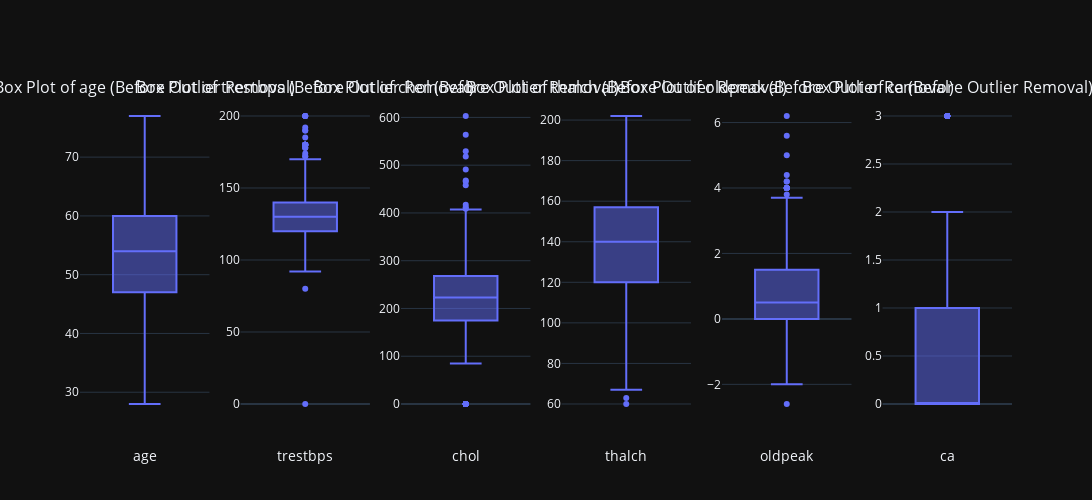

Notebook code for this chart:
### Code cell
# Handle outliers in numerical columns
import plotly.express as px

def handle_outliers(df, columns):
    fig = make_subplots(rows=1, cols=len(columns), subplot_titles=[f"Box Plot of {col} (Before Outlier Removal)" for col in columns])
    for i, col in enumerate(columns):
        fig.add_trace(px.box(df, y=col).data[0], row=1, col=i+1)
        fig.update_xaxes(title_text=col, row=1, col=i+1)
    fig.update_layout(template='plotly_dark', width=500*len(columns), height=500)
    fig.show()
    return df

df = handle_outliers(df, numerical_cols)

### Figure 1 — Plotly figure (JSON) as saved in the notebook; plotly's stock layout.template omitted (floating-point values rounded to 4 significant figures; data arrays with more than 128 entries replaced by an {"elided": "..."} marker saying what was removed)
{"data": [{"alignmentgroup": "True", "hovertemplate": "age=%{y}<extra></extra>", "legendgroup": "", "marker": {"color": "#636efa"}, "name": "", "notched": false, "offsetgroup": "", "orientation": "v", "showlegend": false, "type": "box", "x0": " ", "xaxis": "x", "y": {"elided": "920 int values"}, "y0": " ", "yaxis": "y"}, {"alignmentgroup": "True", "hovertemplate": "trestbps=%{y}<extra></extra>", "legendgroup": "", "marker": {"color": "#636efa"}, "name": "", "notched": false, "offsetgroup": "", "orientation": "v", "showlegend": false, "type": "box", "x0": " ", "xaxis": "x2", "y": {"elided": "920 float values"}, "y0": " ", "yaxis": "y2"}, {"alignmentgroup": "True", "hovertemplate": "chol=%{y}<extra></extra>", "legendgroup": "", "marker": {"color": "#636efa"}, "name": "", "notched": false, "offsetgroup": "", "orientation": "v", "showlegend": false, "type": "box", "x0": " ", "xaxis": "x3", "y": {"elided": "920 float values"}, "y0": " ", "yaxis": "y3"}, {"alignmentgroup": "True", "hovertemplate": "thalch=%{y}<extra></extra>", "legendgroup": "", "marker": {"color": "#636efa"}, "name": "", "notched": false, "offsetgroup": "", "orientation": "v", "showlegend": false, "type": "box", "x0": " ", "xaxis": "x4", "y": {"elided": "920 float values"}, "y0": " ", "yaxis": "y4"}, {"alignmentgroup": "True", "hovertemplate": "oldpeak=%{y}<extra></extra>", "legendgroup": "", "marker": {"color": "#636efa"}, "name": "", "notched": false, "offsetgroup": "", "orientation": "v", "showlegend": false, "type": "box", "x0": " ", "xaxis": "x5", "y": {"elided": "920 float values"}, "y0": " ", "yaxis": "y5"}, {"alignmentgroup": "True", "hovertemplate": "ca=%{y}<extra></extra>", "legendgroup": "", "marker": {"color": "#636efa"}, "name": "", "notched": false, "offsetgroup": "", "orientation": "v", "showlegend": false, "type": "box", "x0": " ", "xaxis": "x6", "y": {"elided": "920 float values"}, "y0": " ", "yaxis": "y6"}], "layout": {"annotations": [{"font": {"size": 16}, "showarrow": false, "text": "Box Plot of age (Before Outlier Removal)", "x": 0.06944, "xanchor": "center", "xref": "paper", "y": 1, "yanchor": "bottom", "yref": "paper"}, {"font": {"size": 16}, "showarrow": false, "text": "Box Plot of trestbps (Before Outlier Removal)", "x": 0.2417, "xanchor": "center", "xref": "paper", "y": 1, "yanchor": "bottom", "yref": "paper"}, {"font": {"size": 16}, "showarrow": false, "text": "Box Plot of chol (Before Outlier Removal)", "x": 0.4139, "xanchor": "center", "xref": "paper", "y": 1, "yanchor": "bottom", "yref": "paper"}, {"font": {"size": 16}, "showarrow": false, "text": "Box Plot of thalch (Before Outlier Removal)", "x": 0.5861, "xanchor": "center", "xref": "paper", "y": 1, "yanchor": "bottom", "yref": "paper"}, {"font": {"size": 16}, "showarrow": false, "text": "Box Plot of oldpeak (Before Outlier Removal)", "x": 0.7583, "xanchor": "center", "xref": "paper", "y": 1, "yanchor": "bottom", "yref": "paper"}, {"font": {"size": 16}, "showarrow": false, "text": "Box Plot of ca (Before Outlier Removal)", "x": 0.9306, "xanchor": "center", "xref": "paper", "y": 1, "yanchor": "bottom", "yref": "paper"}], "height": 500, "width": 3000, "xaxis": {"anchor": "y", "domain": [0, 0.1389], "title": {"text": "age"}}, "xaxis2": {"anchor": "y2", "domain": [0.1722, 0.3111], "title": {"text": "trestbps"}}, "xaxis3": {"anchor": "y3", "domain": [0.3444, 0.4833], "title": {"text": "chol"}}, "xaxis4": {"anchor": "y4", "domain": [0.5167, 0.6556], "title": {"text": "thalch"}}, "xaxis5": {"anchor": "y5", "domain": [0.6889, 0.8278], "title": {"text": "oldpeak"}}, "xaxis6": {"anchor": "y6", "domain": [0.8611, 1], "title": {"text": "ca"}}, "yaxis": {"anchor": "x", "domain": [0, 1]}, "yaxis2": {"anchor": "x2", "domain": [0, 1]}, "yaxis3": {"anchor": "x3", "domain": [0, 1]}, "yaxis4": {"anchor": "x4", "domain": [0, 1]}, "yaxis5": {"anchor": "x5", "domain": [0, 1]}, "yaxis6": {"anchor": "x6", "domain": [0, 1]}}}
